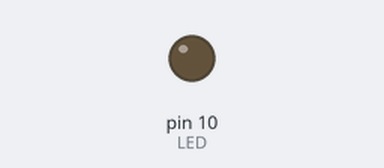
Recording of a sketch running on a simulated Arduino Uno, built with avr-gcc and run on an emulated ATmega328P. Shown: output pins drawn as LEDs (lit = HIGH).

Above: at 7.2 s.
At 34.7 s:
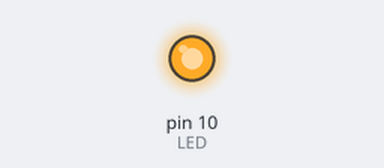
Timing chart, 0 to 35.3 s (numbered marks = the images above):
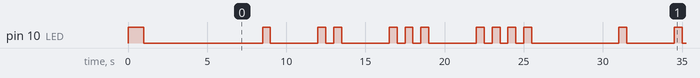

Measured:
- by itself, pin 10 (LED): repeats every 22.5 s: HIGH 0.50 s, LOW 3.0 s, HIGH 0.50 s, LOW 0.50 s, HIGH 0.50 s, LOW 3.0 s, 2 × (HIGH 0.50 s, LOW 0.50 s), HIGH 0.50 s, LOW 3.0 s, 3 × (HIGH 0.50 s, LOW 0.50 s), HIGH 0.50 s, LOW 5.5 s
- by itself, everything shown: repeats every 22.5 s, in 20 steps

The sketch:

Attiny84_test_blink_led_1.ino
```cpp
int c = 0;
int LED = 10;

void setup() {
  Serial.begin(9600);
  pinMode(LED, OUTPUT);
  digitalWrite(LED, 1);
  delay(1000);
  digitalWrite(LED, 0);
  delay(5000);
}

void loop() {
  for (int x = 1; x <= c; x++){
    digitalWrite(LED, 1);
    delay(500);
    digitalWrite(LED, 0);
    delay(500);
  }
  c++;
  if (c == 5){
    c = 0;
  }
  delay(2500);
}
```
